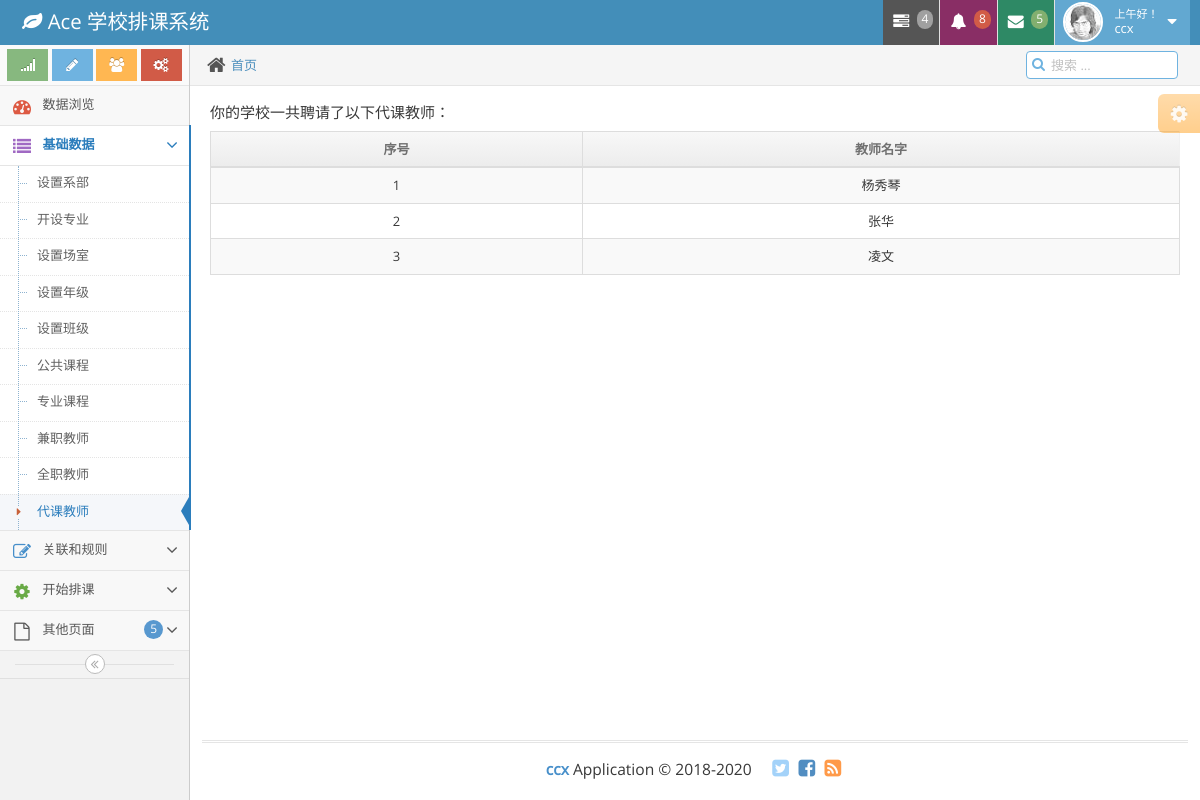
Page /mydata/9 (signed in) on the committed database.
### apps/mydata/models.py (models this page shows)
class Substituteteacher(models.Model):
	st_name = models.CharField(max_length=30) #st:substitute_teacher

### apps/mydata/views.py (the view)
@method_decorator(Check_Login,name='dispatch')
class Show(ListView):
	model = models.Department

### apps/users/views.py (called while the page is built)
def Check_Login(func):  #自定义登录验证装饰器
	def warpper(request):
		username = request.session.get('username')
		if username:
			return func(request)
		else:
			return render(request,'users/login.html')
	return warpper

### apps/mydata/templates/mydata/substituteteacher_list.html (shortened to what this page needs)
{% extends "base.html" %}
{% block menu %}
	{% include 'menu.html' %}
{% endblock%}
{% block content %}
	<p><H5>你的学校一共聘请了以下代课教师：</H5></p>
	<table id="depart-table" class="table table-striped table-bordered table-hover">
		<thead>
			<tr>
				<th class="center">序号</th>
				<th class="center">教师名字</th>
			</tr>
		</thead>
		<tbody>
			{% for sttline in object_list %}
			<tr>
				<td class="center">{{ sttline.id }}</td>
				<td class="center">{{ sttline.st_name }}</td>
			</tr>
			{% endfor %}
		</tbody>
	</table>
{% endblock %}

### templates/base.html (shortened to what this page needs)
<!DOCTYPE html>
<html lang="en">
	<head>
		{% load staticfiles %}
		<link rel="stylesheet" href="{%static 'css/bootstrap.min.css'%}" />
		<link rel="stylesheet" href="{%static 'font-awesome/4.5.0/css/font-awesome.min.css'%}" />
		<link rel="stylesheet" href="{%static 'css/ace.min.css'%}" class="ace-main-stylesheet" id="main-ace-style" />
		<link rel="stylesheet" href="{%static 'css/ace-skins.min.css'%}" />
		<link rel="stylesheet" href="{%static 'css/ace-rtl.min.css'%}" />
	</head>
	<body class="no-skin">
		<div id="navbar" class="navbar navbar-default          ace-save-state">
			<div class="navbar-container ace-save-state" id="navbar-container">
				<div class="navbar-header pull-left">
					<a href="{% url 'index' %}" class="navbar-brand">
						<small>
							<i class="fa fa-leaf"></i>
							Ace 学校排课系统
						</small>
					</a>
				</div>
				<div class="navbar-buttons navbar-header pull-right" role="navigation">
					<ul class="nav ace-nav">
						<li class="grey dropdown-modal">
							<a data-toggle="dropdown" class="dropdown-toggle" href="#">
								<i class="ace-icon fa fa-tasks"></i>
								<span class="badge badge-grey">4</span>
							</a>
						</li>
						<li class="purple dropdown-modal">
							<a data-toggle="dropdown" class="dropdown-toggle" href="#">
								<i class="ace-icon fa fa-bell icon-animated-bell"></i>
								<span class="badge badge-important">8</span>
							</a>
						</li>
						<li class="green dropdown-modal">
							<a data-toggle="dropdown" class="dropdown-toggle" href="#">
								<i class="ace-icon fa fa-envelope icon-animated-vertical"></i>
								<span class="badge badge-success">5</span>
							</a>
						</li>
						<li class="light-blue dropdown-modal">
							<a data-toggle="dropdown" href="#" class="dropdown-toggle">
								<img class="nav-user-photo" src="{%static 'images/avatars/user.jpg'%}" alt="Jason's Photo" />
								<span class="user-info">
									<small>
									</small>
										{{ user.username }}
								</span>
								<i class="ace-icon fa fa-caret-down"></i>
							</a>
						</li>
					</ul>
				</div>
			</div>
		</div>
		<div class="main-container ace-save-state" id="main-container">
			<div id="sidebar" class="sidebar                  responsive                    ace-save-state">
				<div class="sidebar-shortcuts" id="sidebar-shortcuts">
					<div class="sidebar-shortcuts-large" id="sidebar-shortcuts-large">
						<button class="btn btn-success">
							<i class="ace-icon fa fa-signal"></i>
						</button>
						<button class="btn btn-info">
							<i class="ace-icon fa fa-pencil"></i>
						</button>
						<button class="btn btn-warning">
							<i class="ace-icon fa fa-users"></i>
						</button>
						<button class="btn btn-danger">
							<i class="ace-icon fa fa-cogs"></i>
						</button>
					</div>
				</div>
				{% block menu %}{% endblock%}
						<div class="nav-search" id="nav-search">
							<form class="form-search">
								<span class="input-icon">
									<input type="text" placeholder="搜索 ..." class="nav-search-input" id="nav-search-input" autocomplete="off" />
									<i class="ace-icon fa fa-search nav-search-icon"></i>
								</span>
							</form>
						</div>
					</div>
					<div class="page-content">
						<div class="ace-settings-container" id="ace-settings-container">
							<div class="btn btn-app btn-xs btn-warning ace-settings-btn" id="ace-settings-btn">
								<i class="ace-icon fa fa-cog bigger-130"></i>
							</div>
						</div>
						<div class="row">
							<div class="col-xs-12">
								{% block content %}{% endblock %}
							</div>
						</div>
					</div>
				</div>
			</div>
			<div class="footer">
				<div class="footer-inner">
					<div class="footer-content">
						<span class="bigger-120">
							<span class="blue bolder">ccx</span>
							Application &copy; 2018-2020
						</span>
						<span class="action-buttons">
							<a href="#">
								<i class="ace-icon fa fa-twitter-square light-blue bigger-150"></i>
							</a>
							<a href="#">
								<i class="ace-icon fa fa-facebook-square text-primary bigger-150"></i>
							</a>
							<a href="#">
								<i class="ace-icon fa fa-rss-square orange bigger-150"></i>
							</a>
						</span>
					</div>
				</div>
			</div>
		</div>
	</body>
</html>

### rows in the picture
Substituteteacher: id "1", st_name "杨秀琴"
Substituteteacher: id "2", st_name "张华"
Substituteteacher: id "3", st_name "凌文"

### other values in the picture
{{ user.username }} "ccx"
